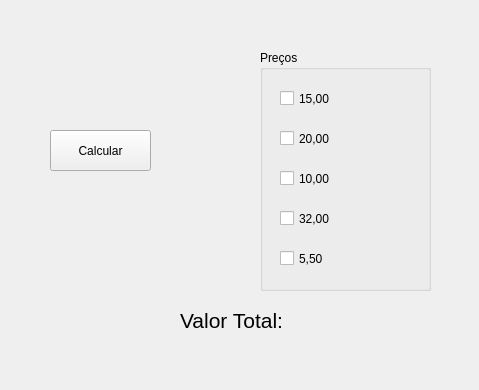
<?xml version="1.0" encoding="UTF-8"?>
<ui version="4.0">
 <class>Form</class>
 <widget class="QWidget" name="Form">
  <property name="geometry">
   <rect>
    <x>0</x>
    <y>0</y>
    <width>479</width>
    <height>390</height>
   </rect>
  </property>
  <property name="windowTitle">
   <string>Calcular CheckBox</string>
  </property>
  <widget class="QPushButton" name="pushButton">
   <property name="geometry">
    <rect>
     <x>50</x>
     <y>130</y>
     <width>101</width>
     <height>41</height>
    </rect>
   </property>
   <property name="text">
    <string>Calcular</string>
   </property>
  </widget>
  <widget class="QLabel" name="label">
   <property name="geometry">
    <rect>
     <x>180</x>
     <y>300</y>
     <width>201</width>
     <height>41</height>
    </rect>
   </property>
   <property name="font">
    <font>
     <pointsize>16</pointsize>
    </font>
   </property>
   <property name="text">
    <string>Valor Total: </string>
   </property>
  </widget>
  <widget class="QGroupBox" name="groupBox">
   <property name="geometry">
    <rect>
     <x>260</x>
     <y>50</y>
     <width>171</width>
     <height>241</height>
    </rect>
   </property>
   <property name="title">
    <string>Preços</string>
   </property>
   <widget class="QCheckBox" name="checkBox">
    <property name="geometry">
     <rect>
      <x>20</x>
      <y>40</y>
      <width>70</width>
      <height>17</height>
     </rect>
    </property>
    <property name="text">
     <string>15,00</string>
    </property>
   </widget>
   <widget class="QCheckBox" name="checkBox_2">
    <property name="geometry">
     <rect>
      <x>20</x>
      <y>80</y>
      <width>70</width>
      <height>17</height>
     </rect>
    </property>
    <property name="text">
     <string>20,00</string>
    </property>
   </widget>
   <widget class="QCheckBox" name="checkBox_3">
    <property name="geometry">
     <rect>
      <x>20</x>
      <y>120</y>
      <width>70</width>
      <height>17</height>
     </rect>
    </property>
    <property name="text">
     <string>10,00</string>
    </property>
   </widget>
   <widget class="QCheckBox" name="checkBox_4">
    <property name="geometry">
     <rect>
      <x>20</x>
      <y>160</y>
      <width>70</width>
      <height>17</height>
     </rect>
    </property>
    <property name="text">
     <string>32,00</string>
    </property>
   </widget>
   <widget class="QCheckBox" name="checkBox_5">
    <property name="geometry">
     <rect>
      <x>20</x>
      <y>200</y>
      <width>70</width>
      <height>17</height>
     </rect>
    </property>
    <property name="text">
     <string>5,50</string>
    </property>
   </widget>
  </widget>
 </widget>
 <resources/>
 <connections/>
</ui>
